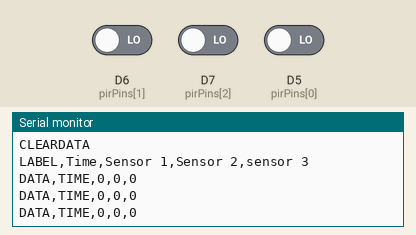
Simulated run of this sketch. Board: ESP8266 (NodeMCU). Shown: the last lines printed to the serial monitor. Inputs (shaded band) come from the test bench; at power-on: D6 (pirPins[1]) LOW, D7 (pirPins[2]) LOW, D5 (pirPins[0]) LOW.

Above: at 2.8 s.
2.9 s: D6 (pirPins[1]) driven HIGH
At 3.4 s:
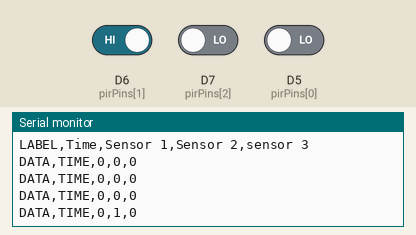
4.4 s: D7 (pirPins[2]) driven HIGH
At 5.7 s:
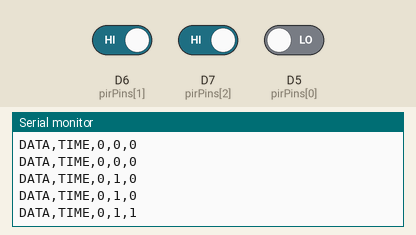
5.9 s: D5 (pirPins[0]) driven HIGH
At 6.8 s:
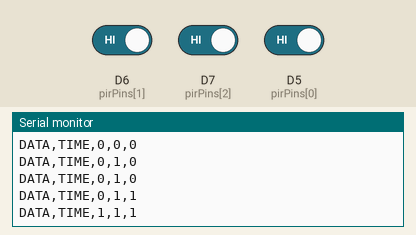
7.4 s: D6 (pirPins[1]) driven LOW
At 8.5 s:
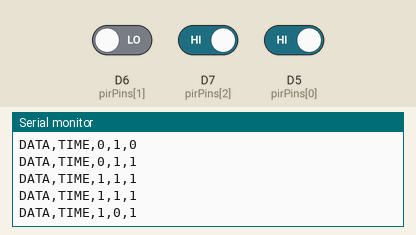
8.9 s: D7 (pirPins[2]) driven LOW
At 9.8 s:
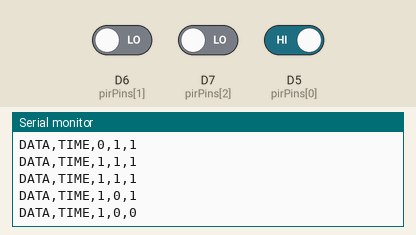

The sketch:

edit.ino
```cpp
int pirPins[] = {D5, D6, D7};  // 배열로 여러 개의 PIR 핀을 관리
int numPirs = sizeof(pirPins) / sizeof(pirPins[0]);  // 사용된 PIR 센서의 개수
int vals[3];  // PIR 센서의 상태를 저장하는 배열

void setup() {
  Serial.begin(9600);
  Serial.println("CLEARDATA");
  Serial.println("LABEL,Time,Sensor 1,Sensor 2,sensor 3");

  for (int i = 0; i < numPirs; i++) {
    pinMode(pirPins[i], INPUT);
  }
}

void loop() {
  Serial.print("DATA,TIME");

  for (int i = 0; i < numPirs; i++) {
    vals[i] = digitalRead(pirPins[i]);

    Serial.print(",");
    if (vals[i] == LOW) {
      Serial.print("0");  // No motion일 때 0 출력
    } else {
      Serial.print("1");  // Motion detected일 때 1 출력
    }
  }

  Serial.println();
  delay(1000);
}
```

Measured:
- after the input at 2.9 s, the serial monitor: prints a new line after 0.10 s (image 1)
- after the input at 4.4 s, the serial monitor: prints a new line after 0.60 s (image 2)
- after the input at 5.9 s, the serial monitor: prints a new line after 0.10 s (image 3)
- after the input at 7.4 s, the serial monitor: prints a new line after 0.60 s (image 4)
- after the input at 8.9 s, the serial monitor: prints a new line after 0.10 s (image 5)
